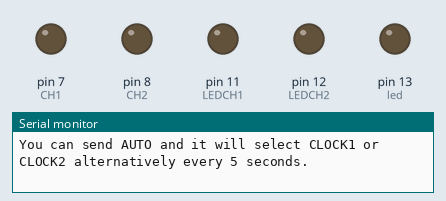
Simulated run of this sketch. Board: Arduino Uno, built with avr-gcc and run on an emulated ATmega328P. Parts: output pins drawn as LEDs (lit = HIGH), the last lines printed to the serial monitor.

Above: at 6.0 s.
At 15.0 s:
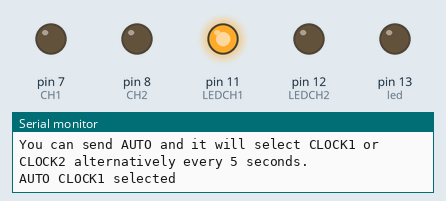
Timing chart, 0 to 28.1 s (numbered marks = the images above):
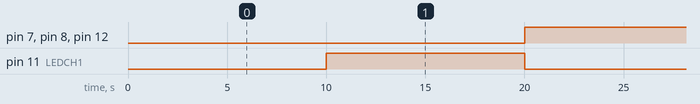

The sketch:

MuxRelay_v4.ino
```cpp
//This includes 2 LEDs in order to show wich channel is choosen

#define CH1 7   // Connect Digital Pin 7 on Arduino to CH3 on Relay Module
#define CH2 8   // Connect Digital Pin 8 on Arduino to CH1 on Relay Module

#define LEDCH1 11
#define LEDCH2 12

String comando1 = "CLOCK1";
String comando2 = "CLOCK2";
String comando3 = "AUTO";
String channel = "CLOCK1";

int led = 13;
int flag = 1;

unsigned long previousMillis = 0;        // will store last time LED was updated
const long interval = 10000;           // interval at which to blink (milliseconds)

void setup(){
  //Setup all the Arduino Pins
  pinMode(CH1, OUTPUT);
  pinMode(CH2, OUTPUT);
  //Turn OFF any power to the Relay channels
  digitalWrite(CH1,LOW);
  digitalWrite(CH2,LOW);

  pinMode(LEDCH1, OUTPUT);
  pinMode(LEDCH2, OUTPUT);
  digitalWrite(LEDCH1,LOW);
  digitalWrite(LEDCH2,LOW);


  Serial.begin(9600);
  Serial.println("Welcome to MuxRelay_v4 !!!");
  Serial.println("You can send CLOCK1(default) or CLOCK2 to select the Atomic Clock of your convinience. ");
  Serial.println("You can send AUTO and it will select CLOCK1 or CLOCK2 alternatively every 5 seconds. ");
  Serial.println("");
  pinMode(led, OUTPUT);
  delay(2000); //Wait 2 seconds before starting sequence
}


void loop()
{
if(Serial.available())
  {
    String comando = Serial.readString();

    if(comando == comando1)
    flag = 1;
    if(comando == comando2)
    flag = 2;
    if(comando == comando3)
    {
      flag = 0;
      Serial.println("AUTO Mode selected");
      previousMillis = 0;
    }

  }

int flag = 0;


if(flag == 1)
  {
   Serial.println("CLOCK1 selected");
   digitalWrite(CH1, LOW);
   digitalWrite(CH2,LOW);
   digitalWrite(LEDCH1,HIGH);
   digitalWrite(LEDCH2,LOW);


  }
if(flag == 2)
  {
   Serial.println("CLOCK2 selected");
   digitalWrite(CH1, HIGH);
   digitalWrite(CH2,HIGH);
   digitalWrite(LEDCH1,LOW);
   digitalWrite(LEDCH2,HIGH);
  }
if(flag == 0) // This is the AUTO function
  {
  unsigned long currentMillis = millis();

  if (currentMillis - previousMillis >= interval)
    {
    previousMillis = currentMillis;
    if (channel == "CLOCK1")
      {
      channel = "CLOCK2";
      Serial.println("AUTO CLOCK1 selected");
      digitalWrite(CH1, LOW);
      digitalWrite(CH2, LOW);
      digitalWrite(LEDCH1,HIGH);
      digitalWrite(LEDCH2,LOW);
      }
    else
      {
      channel = "CLOCK1";
      Serial.println("AUTO CLOCK2 selected");
      digitalWrite(CH1, HIGH);
      digitalWrite(CH2, HIGH);
      digitalWrite(LEDCH1,LOW);
      digitalWrite(LEDCH2,HIGH);
      }
    }
  }
}
```

Measured:
- by itself, pin 7 (CH1), pin 8 (CH2), pin 11 (LEDCH1), pin 12 (LEDCH2): alternates HIGH for 10.0 s and LOW for 10.0 s
